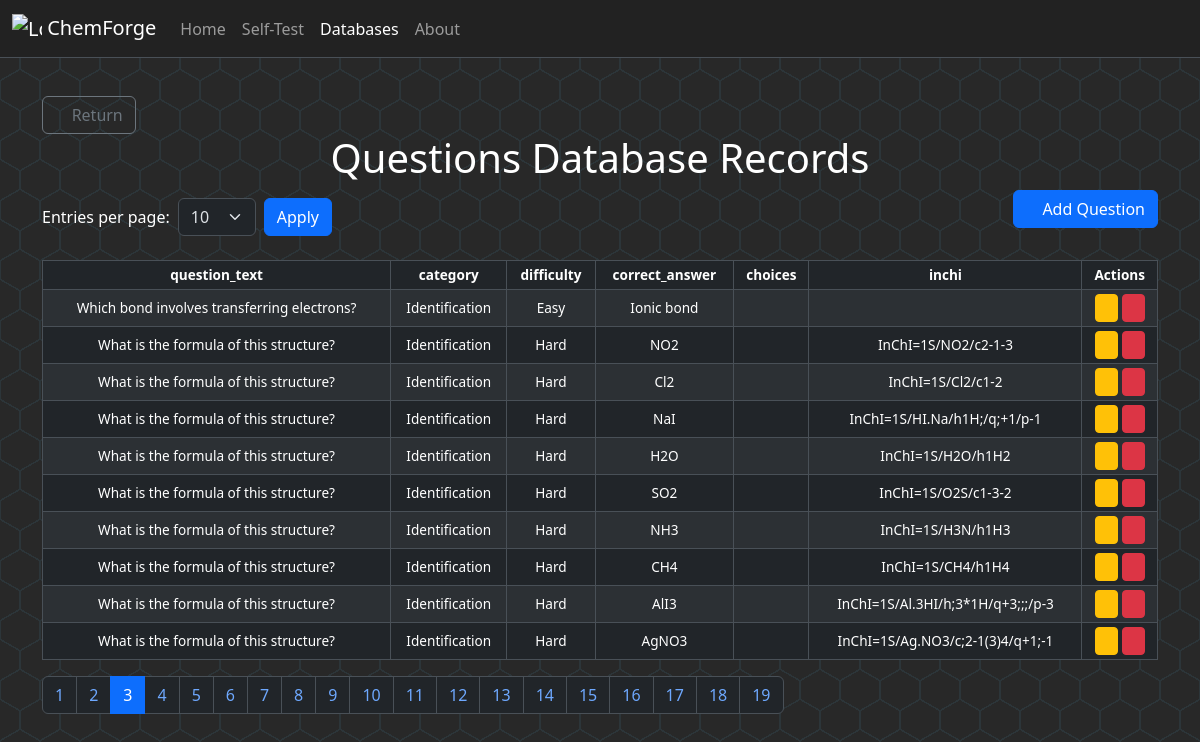
The app's page /questions_database?page=3&per_page=10 with its own data.
### tables this page shows
CREATE TABLE questions (
id INTEGER PRIMARY KEY AUTOINCREMENT,
question_text TEXT NOT NULL,
category TEXT CHECK(category IN ('Identification','Multiple Choice')) NOT NULL,
difficulty TEXT CHECK(difficulty IN ('Easy', 'Hard')) NOT NULL,
correct_answer TEXT NOT NULL,
choices TEXT,
inchi TEXT
);

### app.py (the view)
@app.route('/questions_database', methods=['GET'])
def questions_database():
    per_page = request.args.get("per_page", 10, type=int)
    page = request.args.get("page", 1, type=int)
    data, total_count = chemcursor.questions_database_retrieval(page, per_page)
    return render_template('questions_database.html', database='Questions', data=data, total_count=total_count, per_page=per_page, page=page)

### chemcursor.py (called while the page is built)
def get_paginated_data(query, page, per_page, db_name):
    offset = (page - 1) * per_page
    connection = sqlite3.connect(db_name)
    connection.row_factory = sqlite3.Row
    cursor = connection.cursor()
    cursor.execute(query + " LIMIT ? OFFSET ?", (per_page, offset))
    data = [dict(row) for row in cursor.fetchall()]
    cursor.execute("SELECT COUNT(*) FROM (" + query + ")")
    total_count = cursor.fetchone()[0]
    connection.close()
    return data, total_count

def questions_database_retrieval(page, per_page):
    query = "SELECT * FROM questions"
    return get_paginated_data(query, page, per_page, "questions.db")

### templates/questions_database.html (shortened to what this page needs)
{% extends "layout.html" %}
{% block main %}
<div class="container">
    <div id="controls">
        <a href="/databases" class="btn btn-outline-secondary"><i class="bi bi-arrow-left"></i> Return</a>
    </div>
    <h1 class="text-center">{{ database }} Database Records</h1>
    <div class="d-flex justify-content-between align-items-center mb-3">
        <form method="get" action="{{ url_for('compounds_database' if database == 'Compounds' else 'questions_database') }}" class="d-flex align-items-center">
            <label for="per_page" class="me-2 text-nowrap">Entries per page:</label>
            <select name="per_page" id="per_page" class="form-select me-2 select_pages">
                {% for option in [10, 25, 50, 75, 100] %}
                    <option value="{{ option }}" {% if option == per_page %}selected{% endif %}>{{ option }}</option>
                {% endfor %}
            </select>
            <button type="submit" class="btn btn-primary">Apply</button>
        </form>
        <button type="button" class="btn btn-primary mb-3" data-bs-toggle="modal" data-bs-target="#addEntryModal">
            <i class="bi bi-plus-circle"></i> Add Question
        </button>
    </div>
    <table class="table table-bordered table-striped" id="questions_database_table">
        <thead>
            <tr>
                {% for header in data[0].keys() if header != 'id' %}
                    <th>{{ header }}</th>
                {% endfor %}
                <th>Actions</th>
            </tr>
        </thead>
        <tbody>
            {% for row in data %}
            <tr>
                {% for key, value in row.items() if key != 'id' %}
                    <td>{{ value }}</td>
                {% endfor %}
                <td>
                    <div class="tbl_btn-container">
                        <a href="#" class="btn btn-warning btn-sm edit-btn"
                            data-id="{{ row['id'] }}" data-question="{{ row['question_text'] }}"
                            data-category="{{ row['category'] if 'category' in row else '' }}" data-difficulty="{{ row['difficulty'] if 'difficulty' in row else '' }}"
                            data-choices="{{ row['choices'] if 'choices' in row else '' }}" data-correct_answer="{{ row['correct_answer'] if 'correct_answer' in row else '' }}"
                            data-inchi="{{ row['inchi'] if 'inchi' in row else '' }}"
                            data-bs-toggle="modal" data-bs-target="#editEntryModal">
                            <i class="bi bi-pencil-fill"></i>
                        </a>
                        <a href="#" class="btn btn-danger btn-sm delete-btn" data-id="{{ row['id'] }}" data-bs-toggle="modal" data-bs-target="#deleteEntryModal">
                            <i class="bi bi-trash-fill"></i>
                        </a>
                    </div>
                </td>
            </tr>
            {% endfor %}
        </tbody>
    </table>
    <nav>
        <ul class="pagination">
            {% set total_pages = (total_count // per_page) + (1 if total_count % per_page > 0 else 0) %}
            {% for p in range(1, total_pages + 1) %}
                <li class="page-item {% if p == page %}active{% endif %}">
                    <a class="page-link" href="{{ url_for('compounds_database' if database == 'Compounds' else 'questions_database', page=p, per_page=per_page) }}">{{ p }}</a>
                </li>
            {% endfor %}
        </ul>
    </nav>
</div>
{% endblock %}

### static/styles.css (style rules this page uses)
body { width: 100%; height: 100%; background: radial-gradient( circle farthest-side at 0% 50%, #282828 23.5%, rgba(255, 170, 0, 0) 0 ) 21px 30px, radial-gradient( circle farthest-side at 0% 50%, #2c3539 24%, rgba(240, 166, 17, 0) 0 ) 19px 30px, linear-gradient( #282828 14%, rgba(240, 166, 17, 0) 0, rgba(240, 166, 17, 0) 85%, #282828 0 ) 0 0, linear-gradient( 150deg, #282828 24%, #2c3539 0, #2c3539 26%, rgba(240, 166, 17, 0) 0, rgba(240, 166, 17, 0) 74%, #2c3539 0, #2c3539 76%, #282828 0 ) 0 0, linear-gradient( 30deg, #282828 24%, #2c3539 0, #2c3539 26%, rgba(240, 166, 17, 0) 0, rgba(240, 166, 17, 0) 74%, #2c3539 0, #2c3539 76%, #282828 0 ) 0 0, linear-gradient(90deg, #2c3539 2%, #282828 0, #282828 98%, #2c3539 0%) 0 0 #282828; background-size: 40px 60px; }
body, main, #navbarNav .active, .navbar { color: white; }
.select_pages { max-width: 100px; display: inline-block; }
#compounds_database_table, #questions_database_table { font-size: 0.85rem; }
#compounds_database_table th, #compounds_database_table td, #questions_database_table th, #questions_database_table td { padding: 4px 6px; text-align: center; vertical-align: middle; }
#compounds_database_table .btn-sm, #questions_database_table .btn-sm { font-size: 0.75rem; padding: 4px 6px; margin: auto; display: inline-block; justify-content: center; align-items: center; gap: 5px; }

### records on screen
questions: question_text "Which bond involves transferring electrons?", category "Identification", difficulty "Easy", correct_answer "Ionic bond"
questions: question_text "What is the formula of this structure?", category "Identification", difficulty "Hard", correct_answer "NO2", inchi "InChI=1S/NO2/c2-1-3"
questions: question_text "What is the formula of this structure?", category "Identification", difficulty "Hard", correct_answer "Cl2", inchi "InChI=1S/Cl2/c1-2"
questions: question_text "What is the formula of this structure?", category "Identification", difficulty "Hard", correct_answer "NaI", inchi "InChI=1S/HI.Na/h1H;/q;+1/p-1"
questions: question_text "What is the formula of this structure?", category "Identification", difficulty "Hard", correct_answer "H2O", inchi "InChI=1S/H2O/h1H2"
questions: question_text "What is the formula of this structure?", category "Identification", difficulty "Hard", correct_answer "SO2", inchi "InChI=1S/O2S/c1-3-2"
questions: question_text "What is the formula of this structure?", category "Identification", difficulty "Hard", correct_answer "NH3", inchi "InChI=1S/H3N/h1H3"
questions: question_text "What is the formula of this structure?", category "Identification", difficulty "Hard", correct_answer "CH4", inchi "InChI=1S/CH4/h1H4"
questions: question_text "What is the formula of this structure?", category "Identification", difficulty "Hard", correct_answer "AlI3", inchi "InChI=1S/Al.3HI/h;3*1H/q+3;;;/p-3"
questions: question_text "What is the formula of this structure?", category "Identification", difficulty "Hard", correct_answer "AgNO3", inchi "InChI=1S/Ag.NO3/c;2-1(3)4/q+1;-1"

### other values on screen
{{ database }} "Questions"
{{ header }} "question_text" "category" "difficulty" "correct_answer" "choices" "inchi"
{{ p }} "1" "2" "3" "4" "5" "6" "7" "8" "9" "10" "11" "12" "13" "14" "15" "16" "17" "18" "19"
form field per_page "10"
